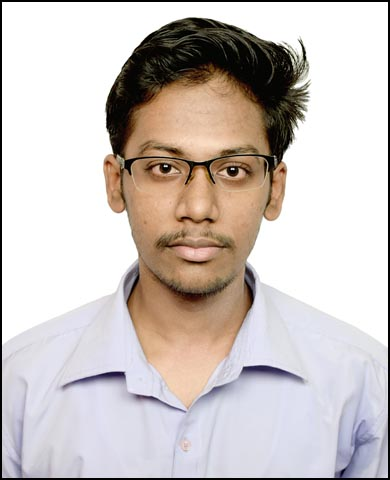
#> input picture Chandrakant_Thakur.jpg, 390 x 480 px, found by its file name
$ python Cropping_img.py
#> lines starting #> are read from the running program, lines starting #| are printed output that depends on the picture
import cv2
import numpy as np

img = cv2.imread(r"C:\Users\Chandrakant\Desktop\OpenCV\Chandrakant_Thakur.jpg")
#> img is the input picture: shape (480, 390, 3); mean B, G, R 193.5, 196.7, 205.1

#img_crop = img[100:300,100:300]
img_crop = img[0:300,0:300]
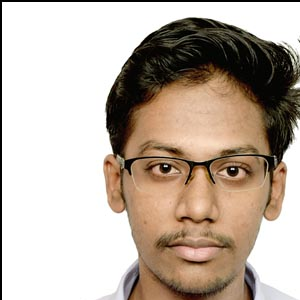
#> img_crop: shape (300, 300, 3); mean B, G, R 165, 176.9, 190.5

cv2.imshow("window",img_crop)
cv2.waitKey(0)
